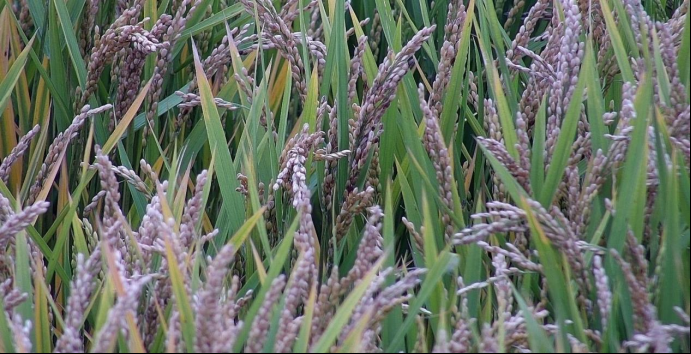
#> input picture img.png, 691 x 354 px, found by its file name
$ python '色调增强校正颜色失真.py'
#> lines starting #> are read from the running program, lines starting #| are printed output that depends on the picture
# -*- coding: utf-8 -*-
import cv2
import matplotlib
import numpy as np
matplotlib.use('Agg')
import matplotlib.pyplot as plt


# 1. 读取原始图像
img_path = "D:/pythonProject3/qimo/img.png"  # 替换为实际水稻图片路径
img = cv2.imread(img_path)
#> img is the input picture: shape (354, 691, 3); mean B, G, R 100.8, 113.4, 105.4
if img is None:
    raise FileNotFoundError(f"无法读取图像: {img_path}")

# 2. BGR转HSV（OpenCV默认读取为BGR）
hsv = cv2.cvtColor(img, cv2.COLOR_BGR2HSV)
#> hsv: shape (354, 691, 3); mean H, S, V 77.9, 58.9, 120
h, s, v = cv2.split(hsv)
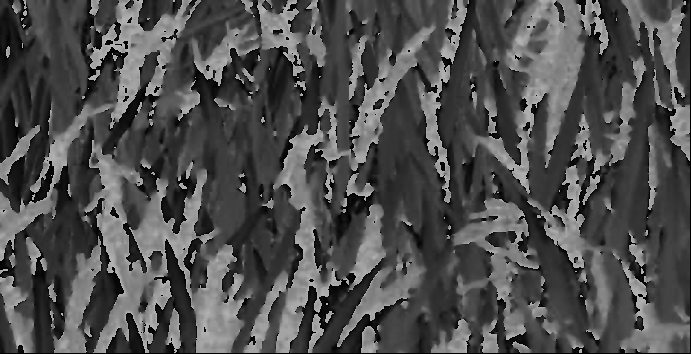
#> h: shape (354, 691); min 0, max 179, mean 77.9
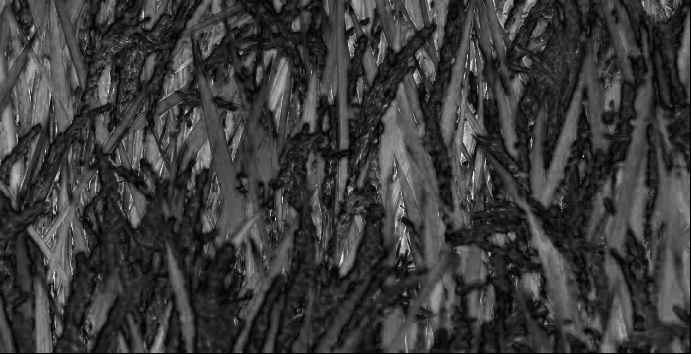
#> s: shape (354, 691); min 0, max 255, mean 58.9
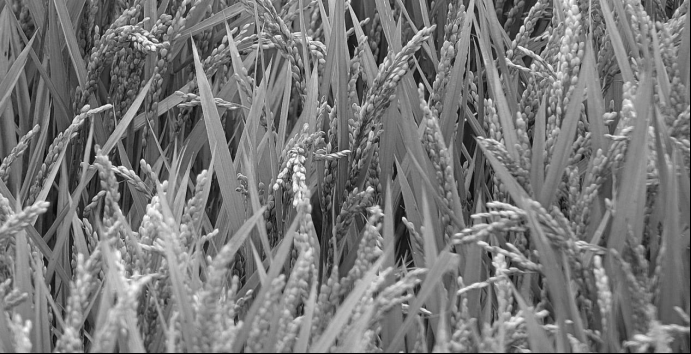
#> v: shape (354, 691); min 0, max 254, mean 120

# 3. 调整色调（示例：增加5，可根据实际失真情况调整）
h_adjusted = h.astype(np.float32) + 5
h_adjusted = np.clip(h_adjusted, 0, 180).astype(np.uint8)  # H范围[0,180]

# 4. 合并通道并转回BGR
hsv_adjusted = cv2.merge([h_adjusted, s, v])
#> hsv_adjusted: shape (354, 691, 3); mean H, S, V 82.9, 58.9, 120
img_color_corrected = cv2.cvtColor(hsv_adjusted, cv2.COLOR_HSV2BGR)

# 5. 保存结果
cv2.imwrite("1_color_corrected.jpg", img_color_corrected)

# 6. 可视化对比
plt.figure(figsize=(12, 4))
plt.subplot(131), plt.imshow(cv2.cvtColor(img, cv2.COLOR_BGR2RGB)), plt.title("原图")
plt.subplot(132), plt.imshow(cv2.cvtColor(hsv, cv2.COLOR_HSV2RGB)), plt.title("HSV原图")
plt.subplot(133), plt.imshow(cv2.cvtColor(img_color_corrected, cv2.COLOR_BGR2RGB)), plt.title("色调增强后")
plt.tight_layout()
plt.savefig("1_color_corrected_compare.jpg")
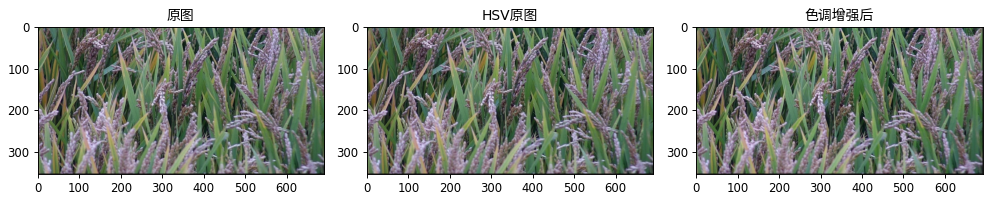
#> figure drawn by matplotlib, 3 panels
plt.show()

print("任务1完成，结果已保存")
